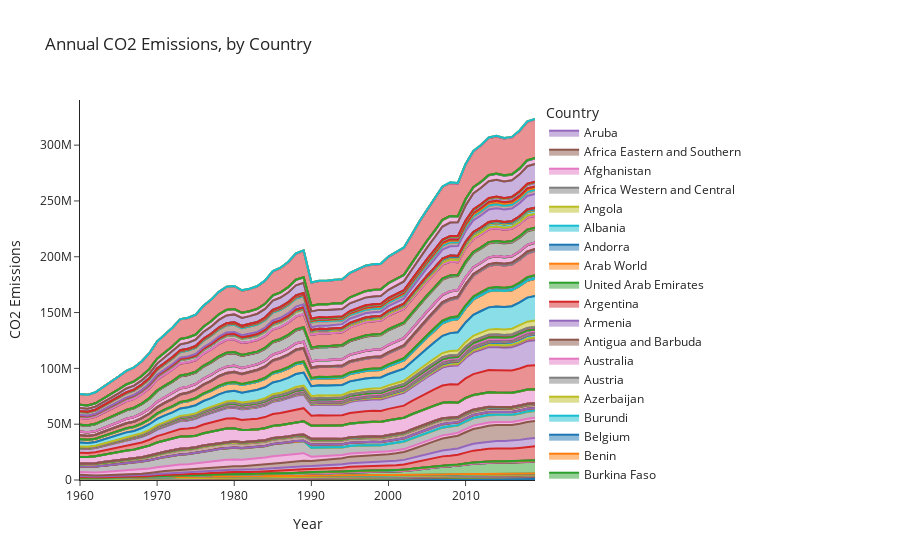

Write notebook code for a chart like this one.
### Code cell
px.area(df, x='year', y='value', line_group='country_name', color='country_name',
                   category_orders={
                    "country_name": df 
            },
                labels={
                     "value": "CO2 Emissions",
                     "year": "Year",
                     "country_name": "Country"
                 },
              title = 'Annual CO2 Emissions, by Country',
       template="simple_white")
